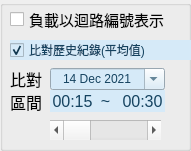
     <widget class="QGroupBox" name="groupBox_2">
      <property name="geometry">
       <rect>
        <x>630</x>
        <y>10</y>
        <width>191</width>
        <height>151</height>
       </rect>
      </property>
      <property name="title">
       <string/>
      </property>
      <widget class="QLabel" name="label_16">
       <property name="geometry">
        <rect>
         <x>50</x>
         <y>90</y>
         <width>45</width>
         <height>22</height>
        </rect>
       </property>
       <property name="font">
        <font>
         <pointsize>12</pointsize>
        </font>
       </property>
       <property name="autoFillBackground">
        <bool>false</bool>
       </property>
       <property name="styleSheet">
        <string notr="true">background-color: rgb(214, 234, 248);
color: rgb(21, 67, 96);</string>
       </property>
       <property name="text">
        <string>00:15</string>
       </property>
       <property name="alignment">
        <set>Qt::AlignCenter</set>
       </property>
      </widget>
      <widget class="QLabel" name="label_17">
       <property name="geometry">
        <rect>
         <x>120</x>
         <y>90</y>
         <width>45</width>
         <height>22</height>
        </rect>
       </property>
       <property name="font">
        <font>
         <family>Microsoft JhengHei UI</family>
         <pointsize>12</pointsize>
        </font>
       </property>
       <property name="styleSheet">
        <string notr="true">background-color: rgb(214, 234, 248);
color: rgb(21, 67, 96);</string>
       </property>
       <property name="text">
        <string>00:30</string>
       </property>
       <property name="alignment">
        <set>Qt::AlignCenter</set>
       </property>
      </widget>
      <widget class="QLabel" name="label_19">
       <property name="geometry">
        <rect>
         <x>90</x>
         <y>90</y>
         <width>31</width>
         <height>22</height>
        </rect>
       </property>
       <property name="font">
        <font>
         <family>Microsoft JhengHei UI</family>
         <pointsize>12</pointsize>
        </font>
       </property>
       <property name="styleSheet">
        <string notr="true">background-color: rgb(214, 234, 248);
color: rgb(21, 67, 96);</string>
       </property>
       <property name="text">
        <string>~</string>
       </property>
       <property name="alignment">
        <set>Qt::AlignCenter</set>
       </property>
      </widget>
      <widget class="QLabel" name="label_21">
       <property name="geometry">
        <rect>
         <x>10</x>
         <y>70</y>
         <width>41</width>
         <height>41</height>
        </rect>
       </property>
       <property name="font">
        <font>
         <family>微軟正黑體</family>
         <pointsize>12</pointsize>
        </font>
       </property>
       <property name="text">
        <string>比對
區間</string>
       </property>
      </widget>
      <widget class="QCheckBox" name="checkBox_2">
       <property name="geometry">
        <rect>
         <x>10</x>
         <y>40</y>
         <width>181</width>
         <height>20</height>
        </rect>
       </property>
       <property name="styleSheet">
        <string notr="true">background-color: rgb(214, 234, 248);
color: rgb(21, 67, 96);
font: 11pt &quot;微軟正黑體&quot;;</string>
       </property>
       <property name="text">
        <string>比對歷史紀錄(平均值)</string>
       </property>
       <property name="checked">
        <bool>true</bool>
       </property>
      </widget>
      <widget class="QDateEdit" name="dateEdit_3">
       <property name="geometry">
        <rect>
         <x>50</x>
         <y>68</y>
         <width>115</width>
         <height>22</height>
        </rect>
       </property>
       <property name="styleSheet">
        <string notr="true">background-color: rgb(214, 234, 248);
color: rgb(21, 67, 96);
font: 12pt &quot;Microsoft JhengHei UI&quot;;</string>
       </property>
       <property name="alignment">
        <set>Qt::AlignCenter</set>
       </property>
       <property name="minimumDate">
        <date>
         <year>2021</year>
         <month>12</month>
         <day>14</day>
        </date>
       </property>
       <property name="currentSection">
        <enum>QDateTimeEdit::DaySection</enum>
       </property>
       <property name="calendarPopup">
        <bool>true</bool>
       </property>
       <property name="currentSectionIndex">
        <number>2</number>
       </property>
      </widget>
      <widget class="QScrollBar" name="horizontalScrollBar">
       <property name="geometry">
        <rect>
         <x>50</x>
         <y>120</y>
         <width>111</width>
         <height>20</height>
        </rect>
       </property>
       <property name="maximum">
        <number>95</number>
       </property>
       <property name="tracking">
        <bool>false</bool>
       </property>
       <property name="orientation">
        <enum>Qt::Horizontal</enum>
       </property>
      </widget>
      <widget class="QCheckBox" name="checkBox">
       <property name="geometry">
        <rect>
         <x>10</x>
         <y>10</y>
         <width>171</width>
         <height>19</height>
        </rect>
       </property>
       <property name="font">
        <font>
         <family>微軟正黑體</family>
         <pointsize>11</pointsize>
        </font>
       </property>
       <property name="text">
        <string>負載以迴路編號表示</string>
       </property>
      </widget>
      <zorder>label_19</zorder>
      <zorder>label_16</zorder>
      <zorder>label_17</zorder>
      <zorder>label_21</zorder>
      <zorder>checkBox_2</zorder>
      <zorder>dateEdit_3</zorder>
      <zorder>horizontalScrollBar</zorder>
      <zorder>checkBox</zorder>
     </widget>
